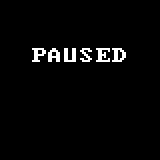

Below is a game level as drawn by its tile map, then a one-line description and the .tmx that defines it (tile-layer data replaced by summaries):
An orthogonal 10x10 tile map with 16x16 px tiles, 1 tile layer (Tile Layer 1).

<map version="1.0" orientation="orthogonal" width="10" height="10" tilewidth="16" tileheight="16">
 <tileset firstgid="1" name="Anikki_square_16x16" tilewidth="16" tileheight="16">
  <image source="Anikki_square_16x16.png" width="256" height="256" />
 </tileset>
 <layer name="Tile Layer 1" width="10" height="10">
  <data>[100 cells, 100 non-empty, 7 distinct tile ids]</data>
 </layer>
</map>
